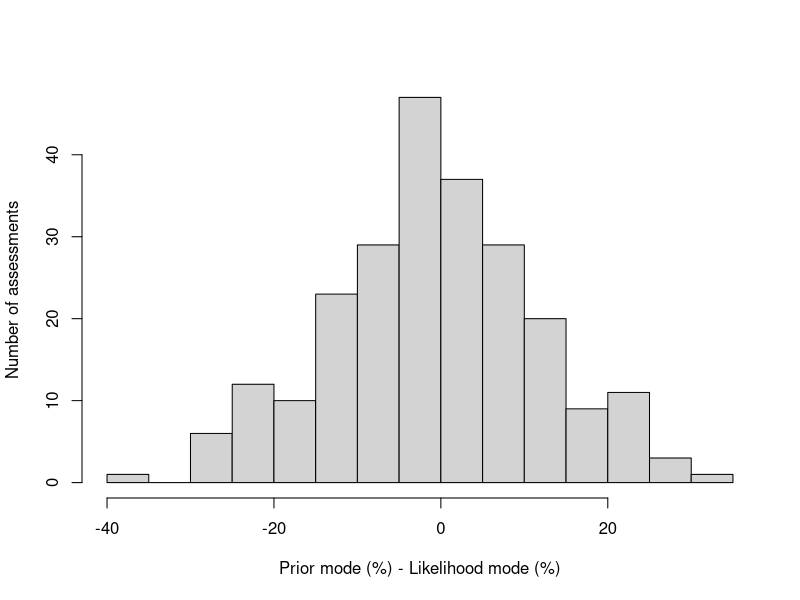
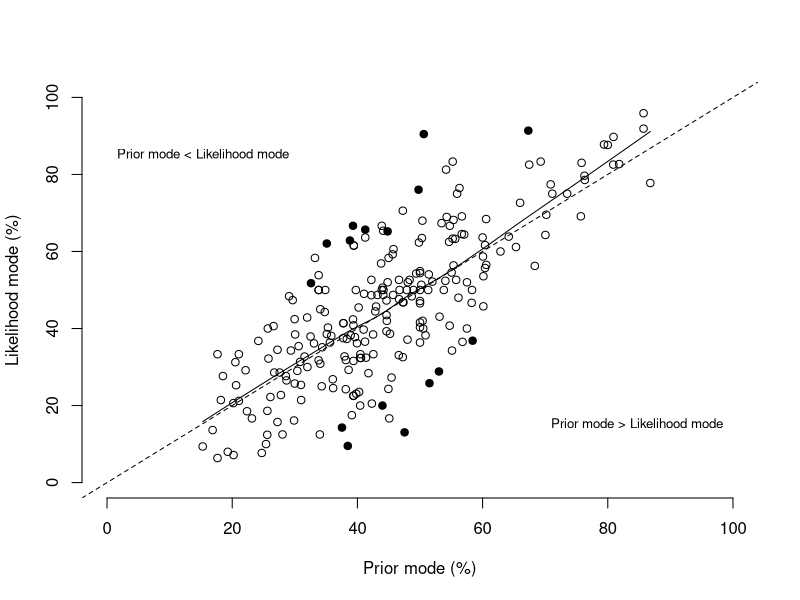

Here is the R script that generated these plots, in order:
## ---- chunk 1
knitr::opts_chunk$set(echo = TRUE)

work <- read.csv("squeacAttack.csv")

if(!require(knitr)) install.packages("knitr")
if(!require(kableExtra)) install.packages("kableExtra")
if(!require(magrittr)) install.packages("magrittr")

## ---- chunk 2
medianLOS <- median(work$medianLOS, na.rm = TRUE)

k <- ((7.5 * 30.44) / 7) / work$medianLOS
## ---- chunk 3
k
## ---- chunk 4
r.out <- floor((1 / k) * 
                 (work$r.in * ((work$c.in + work$c.out + 1) / 
                                 (work$c.in + 1)) - work$r.in))
## ---- chunk 5
r.out
## ---- chunk 6
priorN <- work$priorAlpha - 1

priorD <- work$priorAlpha + work$priorBeta - 2

priorMode <- priorN / priorD
## ---- chunk 7
priortable <- data.frame(priorN, priorD, round(priorMode, digits = 2))

kable(x = priortable[1:20, ],
      caption = "Prior numerator, Prior denominator and Prior mode (first 20 records)",
      booktabs = TRUE,
      row.names = FALSE,
      col.names = c("$Prior_{numerator}$", "$Prior_{denominator}$", "$Prior_{mode}$"),
      escape = FALSE,
      format = "latex") %>%
  row_spec(row = 0, bold = TRUE) %>%
  kable_styling(latex_options = c("HOLD_position", "striped"),
                position = "center")
## ---- chunk 8
likeN <- ifelse(work$coverType == "point", work$c.in, work$c.in + work$r.in)

likeD <- ifelse(work$coverType == "point", work$c.in + work$c.out, 
           ifelse(work$coverType == "period", 
                  work$c.in + work$r.in + work$c.out, 
                  work$c.in + work$r.in + work$c.out + r.out))

likeMode <- likeN / likeD
## ---- chunk 9
liketable <- data.frame(likeN, likeD, round(likeMode, digits = 2))

kable(x = liketable[1:20, ],
      caption = "Likelihood numerator, likelihood denominator and likelihood mode",
      booktabs = TRUE,
      row.names = FALSE,
      col.names = c("$Likelihood_{numerator}$", "$Likelihood_{denominator}$", "$Likelihood_{mode}$"),
      escape = FALSE,
      format = "latex") %>%
  row_spec(row = 0, bold = TRUE) %>%
  kable_styling(latex_options = c("HOLD_position", "striped"),
                position = "center")
## ---- chunk 10
results <- data.frame(priorN, priorD, priorMode, likeN, likeD, likeMode)

results <- results[!is.na(results$priorMode) & !is.na(results$likeMode), ]
## ---- chunk 11
kable(x = results[1:30, ],
      caption = "Summary data.frame (first 30 records)",
      booktabs = TRUE,
      row.names = FALSE,
      col.names = c("$Prior_{numerator}$", "$Prior_{denominator}$", "$Prior_{mode}$", 
                    "$Likelihood_{numerator}$", "$Likelihood_{denominator}$", "$Likelihood_{mode}$"),
      escape = FALSE,
      format = "latex") %>%
  row_spec(row = 0, bold = TRUE) %>%
  kable_styling(latex_options = c("HOLD_position", "striped", "scale_down"),
                position = "center")
## ---- chunk 12
for(i in 1:nrow(results)) {
	# Make a two-by-two table
	tab <- matrix(c(results$priorN[i], results$priorD[i] - results$priorN[i],
	                results$likeN[i], results$likeD[i] - results$likeN[i]), 
	              nrow = 2, byrow = TRUE)
  # Fisher test (works with expected numbers < 5)
  results$p[i] <- round(fisher.test(round(tab))$p.value, 4)
}

results$PLC <- ifelse(results$p < 0.05, TRUE, FALSE)
## ---- chunk 13
kable(x = results[1:30, ],
      caption = "Summary data.frame with prior-likelihood conflict variable (first 30 records)",
      booktabs = TRUE,
      row.names = FALSE,
      col.names = c("$Prior_{numerator}$", "$Prior_{denominator}$", "$Prior_{mode}$", 
                    "$Likelihood_{numerator}$", "$Likelihood_{denominator}$", "$Likelihood_{mode}$",
                    "p-value", "PLC"),
      escape = FALSE,
      format = "latex") %>%
  row_spec(row = 0, bold = TRUE) %>%
  kable_styling(latex_options = c("HOLD_position", "striped", "scale_down"),
                position = "center")
## ---- chunk 14
table(results$PLC)
round(prop.table(table(results$PLC)) * 100, 2)
## ---- chunk 15
## Errors (difference)
error <- results$priorMode * 100 - results$likeMode * 100
summary(error)
hist(error, 
     breaks = 16, 
     xlab = "Prior mode (%) - Likelihood mode (%)", 
     ylab = "Number of assessments", 
     main = "")
## ---- chunk 16
plot(results$priorMode * 100, 
     results$likeMode * 100, 
     xlim = c(0, 100), ylim = c(0, 100), 
     xlab = "Prior mode (%)", 
     ylab = "Likelihood mode (%)", 
     pch = ifelse(results$PLC, 19, 1), 
     frame.plot = FALSE)
abline(a = 0, b = 1, lty = 2)
text(100, 15, "Prior mode > Likelihood mode", pos = 2, cex = 0.8)
text(  0, 85, "Prior mode < Likelihood mode", pos = 4, cex = 0.8)
lines(lowess(results$priorMode * 100, results$likeMode * 100, f = 2/3))
cor(results$priorMode, results$likeMode)
## ---- chunk 17
# Subset to results with PLC == TRUE
rejected <- results[results$PLC, ]
# calculate number of SAM
pop <- 100000 * 0.17 * 0.02 
# calculate finite population correction factor
rejected$FPC <- sqrt((pop - rejected$likeD) / (pop - 1))
## ---- chunk 18
# Relative precision of surveys with PLC
rejected$likeRP <- (qnorm(0.975) * 
                      sqrt((rejected$likeMode * 
                              (1 - rejected$likeMode)) / rejected$likeD) * 
                    rejected$FPC) / rejected$likeMode

# Relative precision of an EPI coverage survey with p = likelihood mode, 
# n = 120, and DEFF = 2.0?
rejected$epiRP <- (2.0 * qnorm(0.975) * 
                     sqrt((rejected$likeMode * 
                             (1 - rejected$likeMode)) / 210)) / rejected$likeMode

# How many have relative precision of better than or equal to the 
# assumed EPI survey?

table(rejected$likeRP <= rejected$epiRP)
prop.table(table(rejected$likeRP <= rejected$epiRP))
## ---- chunk 19
# Proportion of SQUEAC assessments that fail by ...
#
#    prior likelihood conflict == TRUE AND precision worse than the 
#    assumed EPI survey
#
failN <- sum(ifelse(rejected$likeRP > rejected$epiRP, 1, 0))
failP <- round(sum(ifelse(rejected$likeRP > rejected$epiRP, 1, 0)) / 
                 nrow(results) * 100, 2) 

print(failN)
print(failP)
